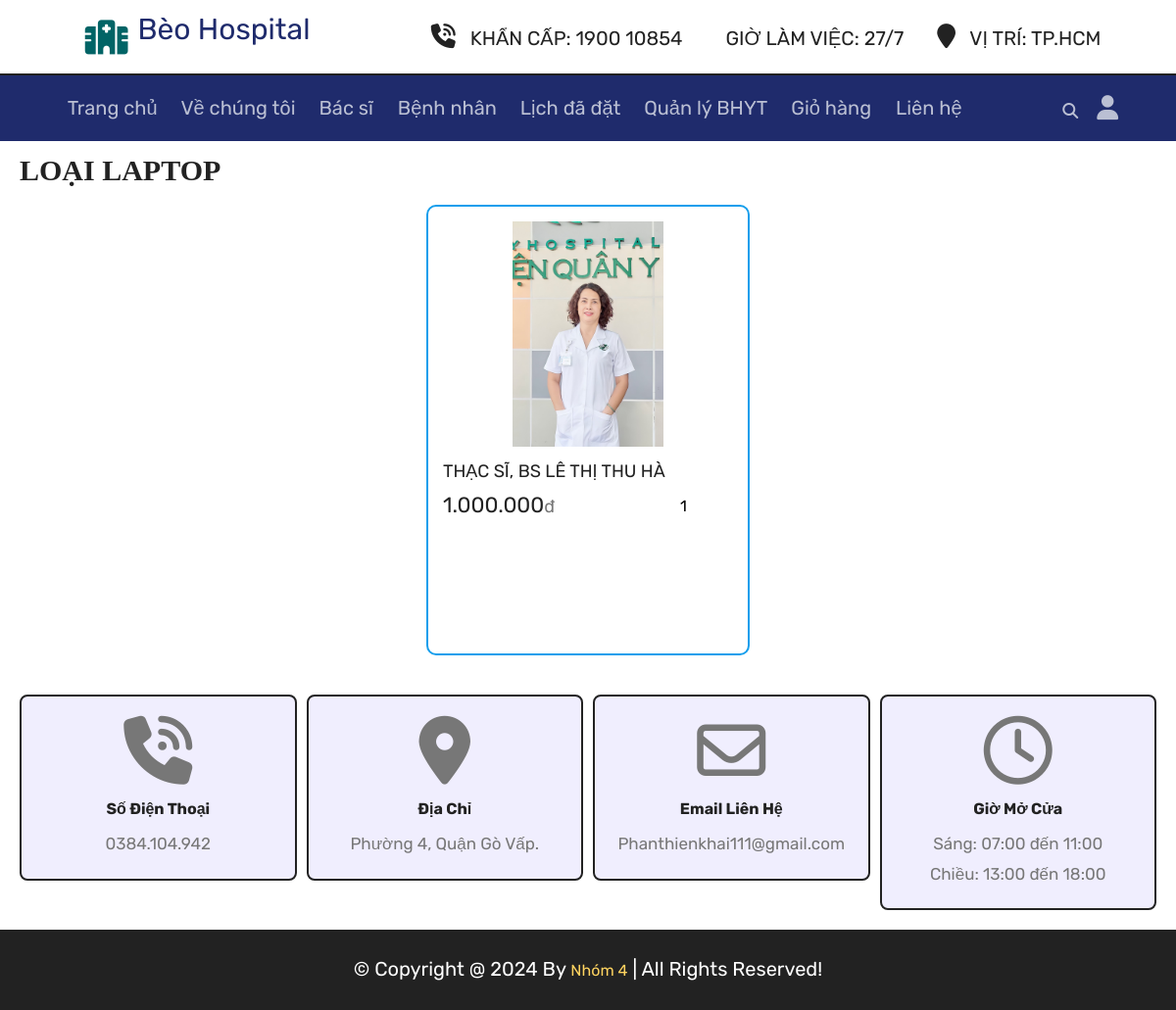
/category.php?category=Khoa nhi, run on the app's committed database.
### tables this page shows
CREATE TABLE `products` (
  `id` int(100) NOT NULL,
  `name` varchar(100) NOT NULL,
  `category` varchar(100) NOT NULL,
  `price` int(10) NOT NULL,
  `image` varchar(100) NOT NULL,
  `description` text DEFAULT NULL,
  `khoa` varchar(100) NOT NULL
);

### category.php (the view, shortened to what this page needs)
<?php
include 'components/connect.php';
include './convert_currency.php';
?>
<!DOCTYPE html>
<html lang="en">
<head>
   <link rel="stylesheet" href="https://cdnjs.cloudflare.com/ajax/libs/font-awesome/6.1.1/css/all.min.css">
   <link rel="stylesheet" href="css/style.css">
</head>
<body>
   <?php include 'components/user_header.php'; ?>
   <section class="products">
      <h1 class="title">Loại laptop</h1>
      <div class="box-container">
         <?php
         $category = $_GET['category'];
         $select_products = $conn->prepare("SELECT * FROM `products` WHERE category = ?");
         $select_products->execute([$category]);
         if ($select_products->rowCount() > 0) {
            while ($fetch_products = $select_products->fetch(PDO::FETCH_ASSOC)) {
         ?>
               <form action="" method="post" class="box">
                  <img src="uploaded_img/<?= $fetch_products['image']; ?>" alt="">
                  <div class="name"><?= $fetch_products['name']; ?></div>
                  <div class="flex">
                     <div class="price"> <?php echo currency_format($fetch_products['price']); ?></div>
                     <input type="number" name="qty" class="qty" min="1" max="99" value="1" maxlength="2">
                  </div>
               </form>
         <?php
            }
         } else {
            echo '<p class="empty">Hiện chưa có sản phẩm!</p>';
         }
         ?>
      </div>
   </section>
   <?php include 'components/footer.php'; ?>
</body>
</html>

### convert_currency.php
<?php
if (!function_exists('currency_format')) {
    function currency_format($number, $suffix = 'đ')
    {
        if (!empty($number)) {
            return number_format($number, 0, ',', '.') . "<span>{$suffix}</span>";
        }
    }
}

### css/style.css (style rules this page uses)
:root { --pink: #FFD460; --red: #e74c3c; --white: #fff; --black: #222; --light-color: #777; --light-orange: #e1af25; --green: #159EEC; --grey: #016466; --border-service: .25rem solid var(--green); --border: .2rem solid var(--black); --blue: #1F2B6C; --ble-gr: #BABFD3; --original: #F0EEFE; }
* { font-family: 'Rubik', sans-serif; margin: 0; padding: 0; box-sizing: border-box; outline: none; border: none; text-decoration: none; font-size: 1.6rem; line-height: 2rem; }
html { font-size: 62.5%; overflow-x: hidden; scroll-behavior: smooth; stop-opacity: 7rem; }
section { margin: 0 auto; max-width: 1200px; padding: 2rem; }
.title { text-align: justify; margin-bottom: 2.5rem; font-size: 3rem; color: var(--black); text-transform: uppercase; text-decoration: none; text-underline-offset: 1rem; font-family: serif; border-bottom: var(--grey); }
.products .box-container { display: grid; grid-template-columns: repeat(auto-fit, 33rem); justify-content: center; align-items: flex-start; gap: 1.5rem; }
.products .box-container .box { border: var(--border-service); padding: 1.5rem; position: relative; overflow: hidden; border-radius: 1rem; height: 46rem; }
.products .box-container .box img { height: 23rem; width: 80%; object-fit: contain; margin-left: 10%; }
.products .box-container .box .name { font-size: 1.8rem; color: var(--black); margin: 1rem 0; }
.products .box-container .box .flex { display: flex; align-items: center; gap: 1rem; margin-top: 1.5rem; }
.products .box-container .box .flex .price { margin-right: auto; font-size: 2.2rem; color: var(--black); text-align: center; }
.products .box-container .box .flex .price span { color: var(--light-color); font-size: 1.8rem; }

### data on the page
products: image (picture), name "THẠC SĨ, BS LÊ THỊ THU HÀ", price "1.000.000"
